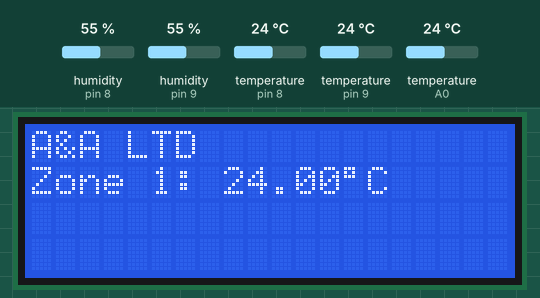
This sketch was run on a simulated Arduino Uno, built with avr-gcc and run on an emulated ATmega328P. Shown: 20×4 character LCD. Inputs (shaded band) come from the test bench; at power-on: temperature (sensors on A0, pin 8, pin 9) 24 °C, humidity (sensors on pin 8, pin 9) 55 %. The modem accepts every AT command (registered, SIM ready, sends succeed) and sends nothing else; what the sketch prints to the serial monitor is not drawn.

Above: at 20.2 s.
At 24.3 s:
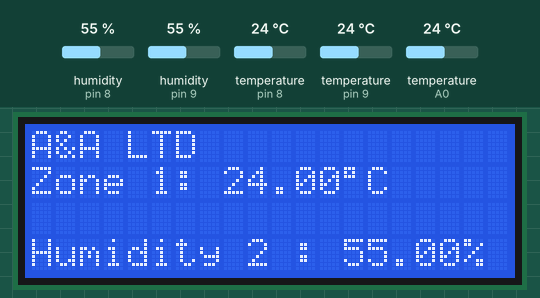
24.4 s: temperature (sensor on A0) set to 12 °C
At 28.5 s:
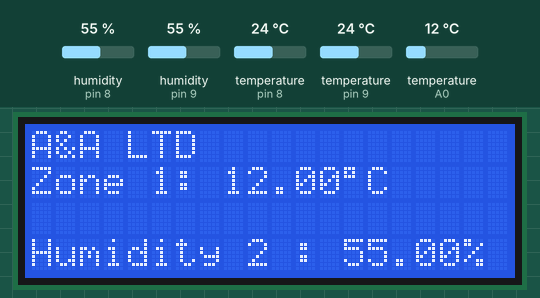
Timing chart, 0 to 30.0 s (numbered marks = the images above; inputs shaded):
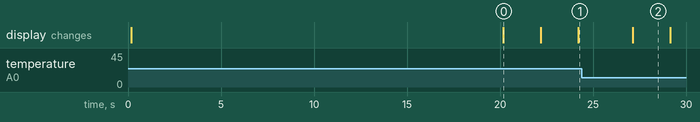

The sketch:

Ds18b20_code_gsm.ino
```cpp
#include "DHT.h"
#include <Wire.h>
#include <LiquidCrystal_I2C.h>
#include <OneWire.h>
#include <DallasTemperature.h>
#include <SoftwareSerial.h> //including software serial library
#include <DS3231.h>

#define DHTPIN 9     // Digital pin connected to the DHT sensor
#define DHTPIN_1 8     // Digital pin connected to the DHT sensor
#define DHTTYPE DHT22   // DHT 22  (AM2302), AM2321

#define FONA_RX 6
#define FONA_TX 5

SoftwareSerial sim800l(FONA_TX, FONA_RX); // create a constructor of SoftwareSerial

LiquidCrystal_I2C lcd(0x27, 2, 1, 0, 4, 5, 6, 7, 3, POSITIVE);

#define ONE_WIRE_BUS A0 // Data wire is plugged into port 9 on the Arduino
#define precision 12 // OneWire precision Dallas Sensor
#define NUM_OF_SENSORS 9 //Number of connected sensors
int8_t sen_number = 0; // Counter of Dallas sensors

OneWire oneWire(ONE_WIRE_BUS);
DallasTemperature sensors(&oneWire); // Pass our oneWire reference to Dallas Temperature.
DeviceAddress T[NUM_OF_SENSORS]; // arrays to hold device addresses
float temp[NUM_OF_SENSORS];

DHT dht(DHTPIN, DHTTYPE);
DHT dht_1(DHTPIN_1, DHTTYPE);
static float hum[3];

DS3231  rtc(SDA, SCL);

int count=0;

#define relayPin  8

void setup() {
  // put your setup code here, to run once:
  Serial.begin(9600);
  lcd.begin(20, 4);
  lcd.backlight();//To Power ON the back light
  dht.begin();
  dht_1.begin();
  rtc.begin();

  Serial.println("Dallas Temperature IC Control Library");
  // Start up the library
  sensors.begin();
  // locate devices on the bus
  Serial.print("Found: ");
  Serial.print(sensors.getDeviceCount(), DEC);
  Serial.println(" Devices.");
  // report parasite power requirements
  Serial.print("Parasite power is: ");
  if (sensors.isParasitePowerMode()) Serial.println("ON");
  else Serial.println("OFF");
  // Search for devices on the bus and assign based on an index.
  for(int i=0; i<sensors.getDeviceCount();i++)
  {
    if (!sensors.getAddress(T[i], i))
    {
      Serial.print("Not Found Sensor ");
      Serial.println(i+1);
    }
  }
  // show the addresses we found on the bus
  for (int k =0; k < sensors.getDeviceCount(); k++) {
    Serial.print("Sensor "); Serial.print(k+1);
    Serial.print(" Address: ");
    printAddress(T[k]); Serial.println();
  }
  // set the resolution to 12 bit per device
  for(int i=0;i<sensors.getDeviceCount();i++)
  {
    sensors.setResolution(T[i], precision);
  }
  for (int k =0; k < sensors.getDeviceCount(); k++) {
    Serial.print("Sensor "); Serial.print(k+1);
    Serial.print(" Resolution: ");
    Serial.print(sensors.getResolution(T[k]), DEC); Serial.println();
  }

  lcd.setCursor(0,0);
  lcd.print("A&A LTD");

  // SIM800L GSM Module Initialization
  sim800l.begin(9600);   // Setting the baud rate of GSM Module

  modem_init();
  data_init();
  internet_init();

  pinMode(relayPin, OUTPUT);
}

// function to print a device address
void printAddress(DeviceAddress deviceAddress)
{
  for (uint8_t i = 0; i < 8; i++)
  {
    // zero pad the address if necessary
    if (deviceAddress[i] < 16) Serial.print("0");
    Serial.print(deviceAddress[i], HEX);
  }
}
// function to print the temperature for a device
void printTemperature(DeviceAddress deviceAddress)
{
  float tempC = sensors.getTempC(deviceAddress);
  Serial.print("Temp : ");
  Serial.print(tempC);
  Serial.print(" Celcius degres ");
}


void printData(DeviceAddress deviceAddress)
{
  Serial.print("Device Address: ");
  printAddress(deviceAddress);
  Serial.print(" ");
  printTemperature(deviceAddress);
  Serial.println();
}

void loop() {
  // put your main code here, to run repeatedly:
  readTemp();
  readHumidityValue();
  readHumidityValue_1();
  sendValuesToThingSpeak();
//  extractorFanCtrl();
//  readTextMessage();
//  sendAlert();
}

void readTemp(){
  // call sensors.requestTemperatures() to issue a global temperature request to all devices on the bus
  sensors.requestTemperatures();
  // print the device information
  //Remember to update the number of sensors.
  for(int i = 0; i<sensors.getDeviceCount(); i++)
  {
    temp[i] = sensors.getTempC(T[i]);
    Serial.print("Temperature: ");
    Serial.println(temp[i]);
    if(temp[i] != -127.00)
    {
      lcd.setCursor(0,1);
      lcd.print("Zone ");
      lcd.print(i+1);
      lcd.print(": ");
      lcd.print(temp[i]); lcd.write((char)223); lcd.print("C ");
      i++;
      if(i == sensors.getDeviceCount())break;
      temp[i] = sensors.getTempC(T[i]);
      if(temp[i] != -127.00)
      {
        lcd.setCursor(0,2);
        lcd.print("Zone ");
        lcd.print(i+1);
        lcd.print(": ");
        lcd.print(temp[i]); lcd.write((char)223); lcd.print("C ");
      }
      delay(2000);
    }
  }
}

void readHumidityValue(){
    // Wait a few seconds between measurements.
  delay(2000);
//  lcd.setCursor(0,3);
//  lcd.print("                ");
  // Reading temperature or humidity takes about 250 milliseconds!
  // Sensor readings may also be up to 2 seconds 'old' (its a very slow sensor)
  hum[0] = dht.readHumidity();
  // Check if any reads failed and exit early (to try again).
  if (isnan(hum[0])) {
    Serial.println(F("Failed to read from DHT sensor!"));
    return;
  }

  if(!(isnan(hum[0])))
  {
    Serial.print(F("Humidity: "));
    Serial.print(hum[0]);
    Serial.println(F("%"));
    lcd.setCursor(0,3);
    lcd.print("Humidity 1 : ");
    lcd.print(hum[0]);
    lcd.print("%");
  }
}

void readHumidityValue_1(){
    // Wait a few seconds between measurements.
  delay(2000);
//  lcd.setCursor(0,3);
//  lcd.print("                ");
  // Reading temperature or humidity takes about 250 milliseconds!
  // Sensor readings may also be up to 2 seconds 'old' (its a very slow sensor)
  hum[1] = dht_1.readHumidity();
// Check if any reads failed and exit early (to try again).
  if (isnan(hum[1])) {
    Serial.println(F("Failed to read from DHT_1 sensor!"));
    return;
  }
  if(!(isnan(hum[1])))
  {
    Serial.print(F("Humidity_1: "));
    Serial.print(hum[1]);
    Serial.println(F("%"));
    lcd.setCursor(0,3);
    lcd.print("Humidity 2 : ");
    lcd.print(hum[1]);
    lcd.print("%");
  }

}

void extractorFanCtrl()
{
  int ave_hum = 0;
  ave_hum = (hum[0]+hum[1])/2;
  if(ave_hum >= 80)
  {
    digitalWrite(relayPin, LOW); //The relay module is active low
  }
  else if (ave_hum <= 60)
  {
    digitalWrite(relayPin, HIGH);
  }
}

void SendTextMessage()
{
  Serial.println("Sending Text...");
  sim800l.print("AT+CMGF=1\n"); // Set the shield to SMS mode
  delay(100);
  sim800l.print("AT+CMGS=\"+254710781496\"\n");
  delay(5000);
//  sim800l.print("This is a Test text message from SIM800L "); //the content of the message
//  sim800l.print("Zone 1 : "); //the content of the message
//  sim800l.print(dht_temp[0]); //the content of the message
//  sim800l.print(" Celsius\n");
  for(int i = 0; i<sensors.getDeviceCount(); i++)
  {
    if(temp[i] != -127.00)
    {
      sim800l.print("Zone "); //the content of the message
      sim800l.print(i+1);
      sim800l.print(": ");
      sim800l.print(temp[i]);
//      sim800l.print((char)177);
      sim800l.print(" Celsius\n");
    }
  }
//  sim800l.print("Zone 4 : "); //the content of the message
//  sim800l.print(dht_temp[1]); //the content of the message
//  sim800l.print(" Celsius\n");
  sim800l.print("Humidity 1: "); //the content of the message
  sim800l.print(hum[0]); //the content of the message
  sim800l.println("%");
  sim800l.print("Humidity 2: "); //the content of the message
  sim800l.print(hum[1]); //the content of the message
  sim800l.println("%");
  sim800l.print("\n");
  delay(500);
  sim800l.print((char)26);//the ASCII code of the ctrl+z is 26 (required according to the datasheet)
  delay(10000);

  sim800l.print("AT+CMGS=\"+254736184663\"\n");
  delay(5000);
//  sim800l.print("This is a Test text message from SIM800L "); //the content of the message
//  sim800l.print("Zone 1 : "); //the content of the message
//  sim800l.print(dht_temp[0]); //the content of the message
//  sim800l.print(" Celsius\n");
  for(int i = 0; i<sensors.getDeviceCount(); i++)
  {
    if(temp[i] != -127.00)
    {
      sim800l.print("Zone "); //the content of the message
      sim800l.print(i+1);
      sim800l.print(": ");
      sim800l.print(temp[i]);
//      sim800l.print((char)177);
      sim800l.print(" Celsius\n");
    }
  }
//  sim800l.print("Zone 4 : "); //the content of the message
//  sim800l.print(dht_temp[1]); //the content of the message
//  sim800l.print(" Celsius\n");
  sim800l.print("Humidity 1: "); //the content of the message
  sim800l.print(hum[0]); //the content of the message
  sim800l.println("%");
  sim800l.print("Humidity 2: "); //the content of the message
  sim800l.print(hum[1]); //the content of the message
  sim800l.println("%");
  sim800l.print("\n");
  delay(500);
  sim800l.print((char)26);//the ASCII code of the ctrl+z is 26 (required according to the datasheet)
//  sim800l.println();
  Serial.println("Text Sent.");
  delay(500);
}

void sendValuesToThingSpeak()
{
  float tp[5]={20.256,58.256,14.256,96.254,37.845};
  sim800l.print("AT+HTTPPARA=");
  sim800l.print('"');
  sim800l.print("URL");
  sim800l.print('"');
  sim800l.print(',');
  sim800l.print('"');
  sim800l.print("http:");
  sim800l.print('/');
  sim800l.print('/');
  //-----------------------Your API Key Here----------------------//
  //Replace xxxxxxxxxxx with your write API key.
  sim800l.print("api.thingspeak.com/update?api_key=MVEE68WLO22F1PQ3&field1=");
  //---------------------------------------------------------------//
  sim800l.print(tp[0]); //>>>>>>  variable 1 (temperature)
  sim800l.print("&field2=");
  sim800l.print(tp[1]); //>>>>>> variable 2 (Humidity)
  sim800l.write(0x0d);
  sim800l.write(0x0a);
  delay(1000);
  sim800l.println("AT+HTTPACTION=0");
  delay(1000);
}

//void readTextMessage(){
//   delay(100);   // Serial Buffer
//   while(sim800l.available()){
//   incomingByte = sim800l.read();
//   inputString += incomingByte;
//  }
//  delay(10);
//
//  Serial.println(inputString);
//  inputString.toUpperCase(); // Uppercase the Received Message
//
//  //turn RELAY ON or OFF
//  if (inputString.indexOf("READ") > -1)
//  {
//    SendTextMessage();
//  }
//  if (inputString.indexOf("ON") > -1)
//  {
//    SendClientTextMessage();
//  }
//  delay(2000);
//  //Delete Messages & Save Memory
//  if (inputString.indexOf("OK") == -1){
//  sim800l.println("AT+CMGDA=\"DEL ALL\"");
//
//  delay(1000);}
//
//  inputString = "";
//}

void sendAlert(){
  // Get data from the DS3231
  Time  t;
  t = rtc.getTime();
  int rem = t.min%30;
  Serial.println(rtc.getDateStr());
  lcd.setCursor(12,0);
  lcd.print(rtc.getTimeStr());
  if(rem==0 && count ==0){
    //activate relay
    SendTextMessage();
    count++;
  }
  else if(rem>0)
  {
    count=0;
  }
}
void modem_init()
{
  Serial.println("Please wait.....");
  while(!sim800l.available())
  {
    sim800l.println("AT");
    delay(1000);
    Serial.println("Connecting...");
  }
  Serial.println("Connected!");
  sim800l.println("AT+CMGF=1");
  delay(1000);
  sim800l.println("AT+CNMI=2,2,0,0,0");
  delay(1000);
}

void data_init()
{
  Serial.println("Please wait.....");
  sim800l.println("AT");
  delay(1000); delay(1000);
  sim800l.println("AT+CPIN?");
  delay(1000); delay(1000);
  sim800l.print("AT+SAPBR=3,1");
  sim800l.write(',');
  sim800l.write('"');
  sim800l.print("contype");
  sim800l.write('"');
  sim800l.write(',');
  sim800l.write('"');
  sim800l.print("GPRS");
  sim800l.write('"');
  sim800l.write(0x0d);
  sim800l.write(0x0a);
  delay(1000); ;
  sim800l.print("AT+SAPBR=3,1");
  sim800l.write(',');
  sim800l.write('"');
  sim800l.print("APN");
  sim800l.write('"');
  sim800l.write(',');
  sim800l.write('"');
  //------------APN------------//
  sim800l.print("safaricom"); //APN Here
  //--------------------------//
  sim800l.write('"');
  sim800l.write(0x0d);
  sim800l.write(0x0a);
  delay(1000);
  sim800l.print("AT+SAPBR=3,1");
  sim800l.write(',');
  sim800l.write('"');
  sim800l.print("USER");
  sim800l.write('"');
  sim800l.write(',');
  sim800l.write('"');
  sim800l.print("  ");
  sim800l.write('"');
  sim800l.write(0x0d);
  sim800l.write(0x0a);
  delay(1000);
  sim800l.print("AT+SAPBR=3,1");
  sim800l.write(',');
  sim800l.write('"');
  sim800l.print("PWD");
  sim800l.write('"');
  sim800l.write(',');
  sim800l.write('"');
  sim800l.print("  ");
  sim800l.write('"');
  sim800l.write(0x0d);
  sim800l.write(0x0a);
  delay(2000);
  sim800l.print("AT+SAPBR=1,1");
  sim800l.write(0x0d);
  sim800l.write(0x0a);
  delay(3000);
}
void internet_init()
{
  Serial.println("Please wait.....");
  delay(1000);
  sim800l.println("AT+HTTPINIT");
  delay(1000); delay(1000);
  sim800l.print("AT+HTTPPARA=");
  sim800l.print('"');
  sim800l.print("CID");
  sim800l.print('"');
  sim800l.print(',');
  sim800l.println('1');
  delay(1000);
}
```

Measured:
- after the input at 24.4 s, the display: changes after 2.7 s (image 2)
- what the display in image 0 shows lasts 2.0 s, from 20.2 s to 22.2 s
